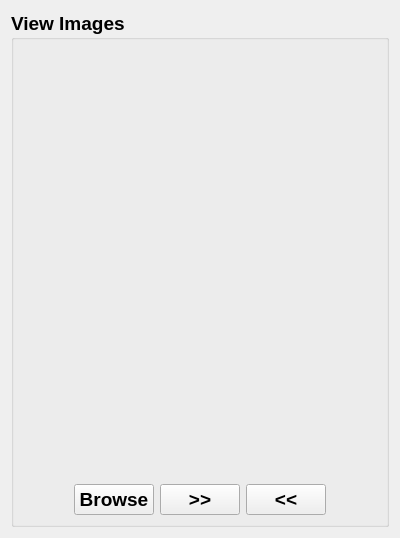
<?xml version="1.0" encoding="UTF-8"?>
<ui version="4.0">
 <class>DisplayImagesWidget</class>
 <widget class="QWidget" name="DisplayImagesWidget">
  <property name="geometry">
   <rect>
    <x>0</x>
    <y>0</y>
    <width>400</width>
    <height>538</height>
   </rect>
  </property>
  <property name="windowTitle">
   <string>Form</string>
  </property>
  <layout class="QVBoxLayout" name="verticalLayout">
   <item>
    <widget class="QGroupBox" name="groupBox">
     <property name="font">
      <font>
       <family>Helvetica Neue</family>
       <pointsize>14</pointsize>
       <weight>75</weight>
       <bold>true</bold>
      </font>
     </property>
     <property name="title">
      <string>View Images</string>
     </property>
     <layout class="QVBoxLayout" name="verticalLayout_2" stretch="10,0">
      <item>
       <widget class="QLabel" name="label">
        <property name="autoFillBackground">
         <bool>false</bool>
        </property>
        <property name="text">
         <string/>
        </property>
       </widget>
      </item>
      <item>
       <layout class="QHBoxLayout" name="horizontalLayout">
        <item>
         <spacer name="horizontalSpacer">
          <property name="orientation">
           <enum>Qt::Horizontal</enum>
          </property>
          <property name="sizeHint" stdset="0">
           <size>
            <width>40</width>
            <height>20</height>
           </size>
          </property>
         </spacer>
        </item>
        <item>
         <widget class="QPushButton" name="browse_pushButton">
          <property name="text">
           <string>Browse</string>
          </property>
         </widget>
        </item>
        <item>
         <widget class="QPushButton" name="next_pushButton">
          <property name="text">
           <string>&gt;&gt;</string>
          </property>
         </widget>
        </item>
        <item>
         <widget class="QPushButton" name="prev_pushButton">
          <property name="text">
           <string>&lt;&lt;</string>
          </property>
         </widget>
        </item>
        <item>
         <spacer name="horizontalSpacer_2">
          <property name="orientation">
           <enum>Qt::Horizontal</enum>
          </property>
          <property name="sizeHint" stdset="0">
           <size>
            <width>40</width>
            <height>20</height>
           </size>
          </property>
         </spacer>
        </item>
       </layout>
      </item>
     </layout>
    </widget>
   </item>
  </layout>
 </widget>
 <resources/>
 <connections/>
</ui>
